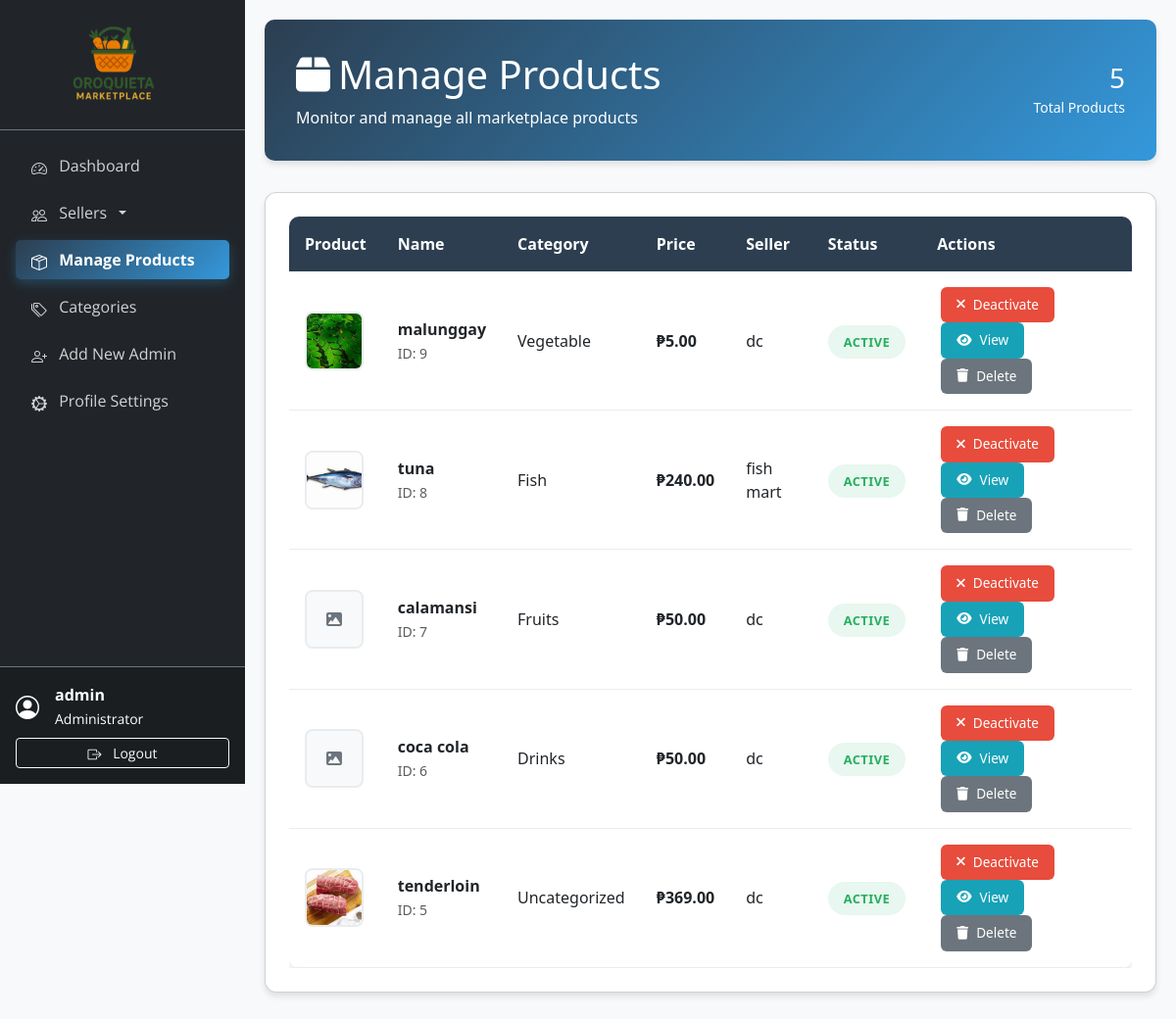
Page /admin/manage_products.php (signed in) on the earlier database version.
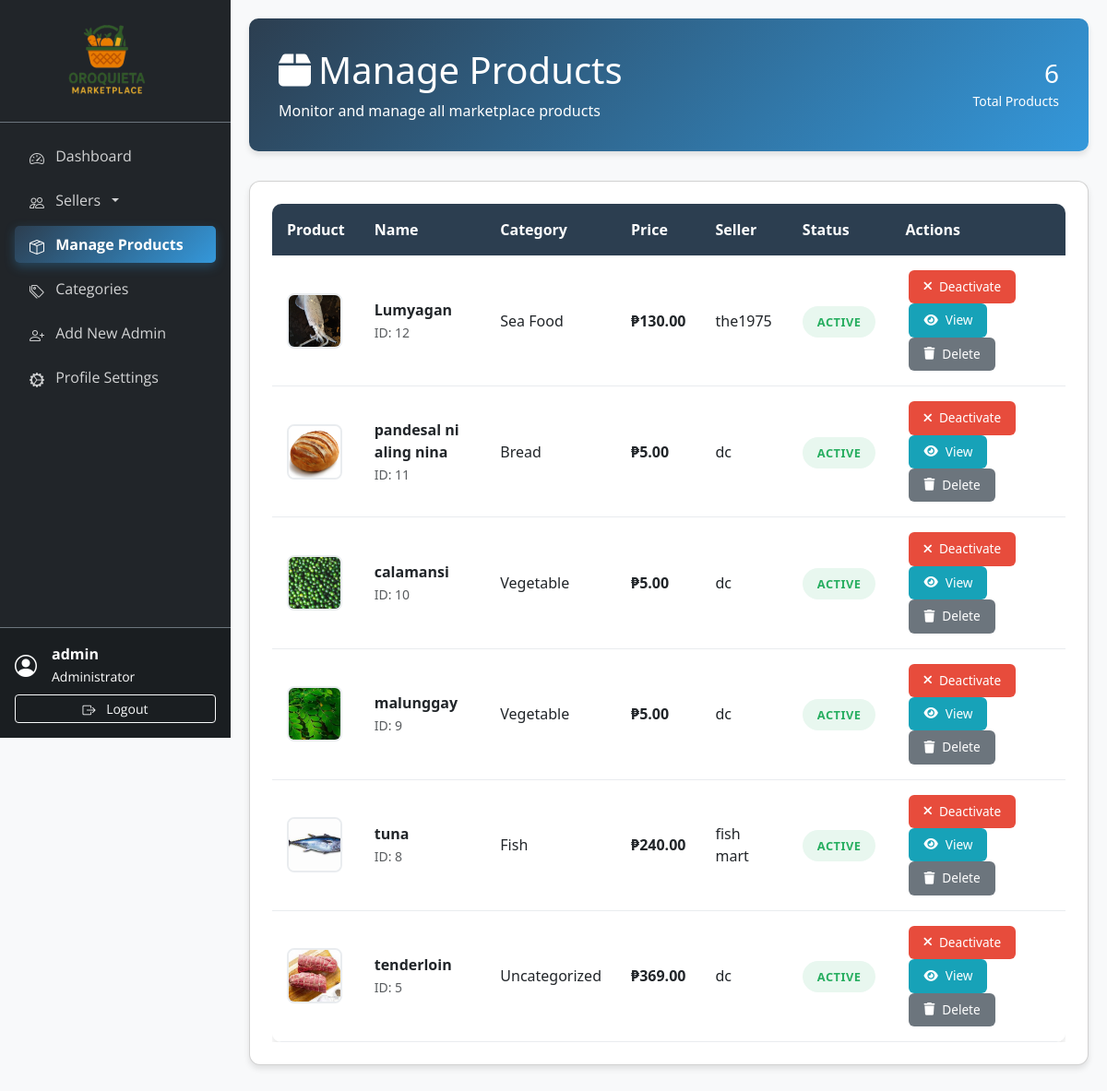
Same page on the later database version.
### tables this page shows
CREATE TABLE `products` (
  `id` int(11) NOT NULL,
  `seller_id` int(11) NOT NULL,
  `category_id` int(11) DEFAULT NULL,
  `name` varchar(255) NOT NULL,
  `description` text DEFAULT NULL,
  `price` decimal(10,2) NOT NULL,
  `stock_quantity` int(11) NOT NULL DEFAULT 0,
  `weight` decimal(10,2) DEFAULT NULL,
  `is_featured` tinyint(1) DEFAULT 0,
  `is_active` tinyint(1) DEFAULT 1,
  `created_at` timestamp NOT NULL DEFAULT current_timestamp(),
  `updated_at` timestamp NOT NULL DEFAULT current_timestamp() ON UPDATE current_timestamp()
);

CREATE TABLE `categories` (
  `id` int(11) NOT NULL,
  `name` varchar(100) NOT NULL,
  `icon` varchar(10) DEFAULT NULL COMMENT 'Emoji or icon character',
  `description` text DEFAULT NULL,
  `parent_id` int(11) DEFAULT NULL,
  `image` varchar(255) DEFAULT NULL,
  `is_active` tinyint(1) DEFAULT 1,
  `created_at` timestamp NOT NULL DEFAULT current_timestamp(),
  `updated_at` timestamp NOT NULL DEFAULT current_timestamp() ON UPDATE current_timestamp()
);

### admin/manage_products.php (the view, shortened to what this page needs)
<?php
require_once '../includes/db_connect.php';
try {
    $total_products = (int) $pdo->query("SELECT COUNT(*) FROM products")->fetchColumn();
} catch (Exception $e) {
    $total_products = 0;
}
?>
<!DOCTYPE html>
<html lang="en">
<head>
    <link href="https://cdn.jsdelivr.net/npm/bootstrap@5.3.0/dist/css/bootstrap.min.css" rel="stylesheet">
    <link href="https://cdnjs.cloudflare.com/ajax/libs/font-awesome/6.0.0/css/all.min.css" rel="stylesheet">
    <link href="https://cdn.jsdelivr.net/npm/bootstrap-icons@1.10.0/font/bootstrap-icons.css" rel="stylesheet">
</head>
<body>
    <?php include 'sidebar.php'; ?>
    <div class="main-content">
        <div class="page-header">
            <div class="d-flex justify-content-between align-items-center">
                <div>
                    <h1 class="mb-2"><i class="fas fa-box me-2"></i>Manage Products</h1>
                    <p class="mb-0">Monitor and manage all marketplace products</p>
                </div>
                <div class="text-end">
                    <h3 class="mb-0"><?php echo $total_products ?? 0; ?></h3>
                    <small>Total Products</small>
                </div>
            </div>
        </div>
        <div class="card product-card">
            <div class="card-body p-0">
                <div class="table-responsive">
                    <table class="table table-hover mb-0">
                        <thead>
                            <tr>
                                <th>Product</th>
                                <th>Name</th>
                                <th>Category</th>
                                <th>Price</th>
                                <th>Seller</th>
                                <th>Status</th>
                                <th>Actions</th>
                            </tr>
                        </thead>
                        <tbody>
                            <?php
                            $sql = "SELECT p.*, c.name AS category_name,
                                           CONCAT(COALESCE(sa.business_name, s.username)) AS seller_name,
                                           (SELECT image_path FROM product_images pi WHERE pi.product_id = p.id AND pi.is_primary = 1 LIMIT 1) AS primary_image
                                    FROM products p
                                    LEFT JOIN categories c ON p.category_id = c.id
                                    LEFT JOIN sellers s ON p.seller_id = s.id
                                    LEFT JOIN seller_applications sa ON sa.seller_id = s.id AND sa.status = 'approved'
                                    ORDER BY p.id DESC";
                            $stmt = $pdo->query($sql);
                            $products = $stmt->fetchAll();
                            if (empty($products)): ?>
                                <tr>
                                    <td colspan="7" class="text-center py-4">
                                        <div class="empty-state">
                                            <i class="fas fa-box-open"></i>
                                            <h4>No Products Found</h4>
                                            <p>There are no products to display at the moment.</p>
                                        </div>
                                    </td>
                                </tr>
                            <?php else:
                                foreach ($products as $row):
                                    $status_class = $row['is_active'] ? 'status-active' : 'status-inactive';
                                    ?>
                                    <tr class='product-row' data-status='<?php echo $row['status']; ?>'>
                                        <td>
                                            <?php if (!empty($row['primary_image']) && file_exists('../' . $row['primary_image'])): ?>
                                                <img src='<?php echo '../' . htmlspecialchars($row['primary_image']); ?>'
                                                    class='product-image' alt='Product'>
                                            <?php else: ?>
                                                <div class='product-image-placeholder'>
                                                    <i class='fas fa-image'></i>
                                                </div>
                                            <?php endif; ?>
                                        </td>
                                        <td>
                                            <strong><?php echo htmlspecialchars($row['name']); ?></strong>
                                            <br><small class="text-muted">ID: <?php echo $row['id']; ?></small>
                                        </td>
                                        <td><?php echo htmlspecialchars($row['category_name'] ?: 'Uncategorized'); ?></td>
                                        <td><strong>₱<?php echo number_format($row['price'], 2); ?></strong></td>
                                        <td><?php echo htmlspecialchars($row['seller_name'] ?: 'Unknown Seller'); ?></td>
                                        <td>
                                            <span class='status-badge <?php echo $status_class; ?>'>
                                                <?php echo $row['is_active'] ? 'Active' : 'Inactive'; ?>
                                            </span>
                                        </td>
                                        <td>
                                            <?php if ($row['is_active']): ?>
                                                <button type="button" class="btn-action btn-reject"
                                                    onclick="rejectProduct(<?php echo (int) $row['id']; ?>)">
                                                    <i class="fas fa-times"></i>Deactivate
                                                </button>
                                            <?php endif; ?>
                                            <button type="button" class="btn-action btn-view"
                                                onclick="viewProductDetails(<?php echo $row['id']; ?>)">
                                                <i class="fas fa-eye"></i>View
                                            </button>
                                            <button type="button" class="btn-action btn-delete"
                                                onclick="deleteProduct(<?php echo $row['id']; ?>)">
                                                <i class="fas fa-trash"></i>Delete
                                            </button>
                                        </td>
                                    </tr>
                                <?php endforeach; endif; ?>
                        </tbody>
                    </table>
                </div>
            </div>
        </div>
    </div>
</body>
</html>

### admin/sidebar.php (shortened to what this page needs)
<?php
$current_page = basename($_SERVER['PHP_SELF']);
?>
<div class="sidebar bg-dark text-white">
    <div class="sidebar-header p-3 border-bottom border-secondary">
        <a href="dashboard.php">
            <img src="../assets/img/logo-removebg.png" alt="logo" width="100px">
        </a>
    </div>
    <ul class="nav flex-column p-3">
        <li class="nav-item mb-2">
            <a class="nav-link <?php echo $current_page == 'dashboard.php' ? 'active' : 'text-white'; ?>"
                href="dashboard.php">
                <i class="bi bi-speedometer2 me-2"></i> Dashboard
            </a>
        </li>
        <li class="nav-item mb-2">
            <div class="dropdown">
                <a class="nav-link dropdown-toggle text-white" href="#" role="button" id="sellerDropdown"
                    data-bs-toggle="dropdown" aria-expanded="false">
                    <i class="bi bi-people me-2"></i> Sellers
                </a>
            </div>
        </li>
        <li class="nav-item mb-2">
            <a class="nav-link <?php echo $current_page == 'manage_products.php' ? 'active' : 'text-white'; ?>"
                href="manage_products.php">
                <i class="bi bi-box-seam me-2"></i> Manage Products
            </a>
        </li>
        <li class="nav-item mb-2">
            <a class="nav-link <?php echo $current_page == 'categories.php' ? 'active' : 'text-white'; ?>"
                href="categories.php">
                <i class="bi bi-tags me-2"></i> Categories
            </a>
        </li>
        <li class="nav-item mb-2">
            <a class="nav-link <?php echo $current_page == 'signup.php' ? 'active bg-primary' : 'text-white'; ?>"
                href="signup.php">
                <i class="bi bi-person-plus me-2"></i> Add New Admin
            </a>
        </li>
        <li class="nav-item mb-2">
            <a class="nav-link <?php echo $current_page == 'settings.php' ? 'active bg-primary' : 'text-white'; ?>"
                href="settings.php">
                <i class="bi bi-gear-wide-connected me-2"></i> Profile Settings
            </a>
        </li>
    </ul>
    <div class="sidebar-footer p-3 border-top border-secondary mt-auto">
        <div class="d-flex align-items-center">
            <div class="flex-shrink-0">
                <?php if (isset($_SESSION['profile_image']) && !empty($_SESSION['profile_image'])): ?>
                    <img src="../<?php echo htmlspecialchars($_SESSION['profile_image']); ?>" alt="Admin Profile"
                        class="admin-profile-img"
                        onerror="this.style.display='none'; this.nextElementSibling.style.display='block';">
                <?php else: ?>
                    <i class="bi bi-person-circle fs-4"></i>
                <?php endif; ?>
            </div>
            <div class="flex-grow-1 ms-3">
                <div class="fw-bold"><?php echo htmlspecialchars($_SESSION['username']); ?></div>
                <small class="text">Administrator</small>
            </div>
        </div>
        <a href="../logout.php" class="btn btn-outline-light btn-sm w-100 mt-2">
            <i class="bi bi-box-arrow-right me-2"></i> Logout
        </a>
    </div>
</div>

### admin/manage_products.php (style rules this page uses)
:root { --primary-color: #2c3e50; --secondary-color: #3498db; --success-color: #27ae60; --warning-color: #f39c12; --danger-color: #e74c3c; --info-color: #17a2b8; --light-bg: #f8f9fa; --card-shadow: 0 4px 6px rgba(0, 0, 0, 0.1); }
body { background-color: var(--light-bg); font-family: 'Segoe UI', Tahoma, Geneva, Verdana, sans-serif; }
.main-content { margin-left: 250px; padding: 20px; transition: margin-left 0.3s ease; }
.page-header { background: linear-gradient(135deg, var(--primary-color), var(--secondary-color)); color: white; padding: 2rem; border-radius: 10px; margin-bottom: 2rem; box-shadow: var(--card-shadow); }
.product-card { background: white; border-radius: 12px; padding: 1.5rem; margin-bottom: 1.5rem; box-shadow: var(--card-shadow); transition: transform 0.2s ease, box-shadow 0.2s ease; }
.product-image { width: 60px; height: 60px; object-fit: cover; border-radius: 8px; border: 2px solid #e9ecef; }
.status-badge { padding: 0.5rem 1rem; border-radius: 20px; font-size: 0.8rem; font-weight: 600; text-transform: uppercase; letter-spacing: 0.5px; }
.status-active { background: #e8f7ef; color: #27ae60; }
.btn-action { padding: 0.5rem 1rem; border-radius: 6px; border: none; font-size: 0.85rem; font-weight: 500; cursor: pointer; transition: all 0.2s ease; display: inline-flex; align-items: center; gap: 0.5rem; text-decoration: none; margin: 0 0.25rem; }
.btn-reject { background-color: var(--danger-color); color: white; }
.btn-view { background-color: var(--info-color); color: white; }
.btn-delete { background-color: #6c757d; color: white; }
.table { border-radius: 10px; overflow: hidden; box-shadow: var(--card-shadow); }
.table thead th { background: var(--primary-color); color: white; border: none; padding: 1rem; font-weight: 600; }
.table tbody td { padding: 1rem; vertical-align: middle; border-bottom: 1px solid #e9ecef; }
.sidebar .nav-link i, .sidebar .dropdown-item i { display: inline-block !important; visibility: visible !important; opacity: 1 !important; font-family: "bootstrap-icons" !important; }
.sidebar { z-index: 1000 !important; }
.sidebar * { visibility: visible !important; }
.bi { display: inline-block !important; font-family: "bootstrap-icons" !important; font-style: normal; font-weight: normal !important; font-variant: normal; text-transform: none; line-height: 1; vertical-align: middle; -webkit-font-smoothing: antialiased; -moz-osx-font-smoothing: grayscale; }
.product-image-placeholder { width: 60px; height: 60px; background: #f8f9fa; border-radius: 8px; display: flex; align-items: center; justify-content: center; border: 2px solid #e9ecef; color: #6c757d; }

Differences in the rows shown:
removed products: name "calamansi", id "7", category.name "Fruits", price "50.00", seller_name "dc", is_active "ACTIVE"
removed products: name "coca cola", id "6", category.name "Drinks", price "50.00", seller_name "dc", is_active "ACTIVE"
added products: shows a picture, name "Lumyagan", id "12", category.name "Sea Food", price "130.00", seller_name "the1975", is_active "ACTIVE"
added products: shows a picture, name "pandesal ni aling nina", id "11", category.name "Bread", price "5.00", seller_name "dc", is_active "ACTIVE"
added products: shows a picture, name "calamansi", id "10", category.name "Vegetable", price "5.00", seller_name "dc", is_active "ACTIVE"
Other differences:
$total_products: "5" → "6"
